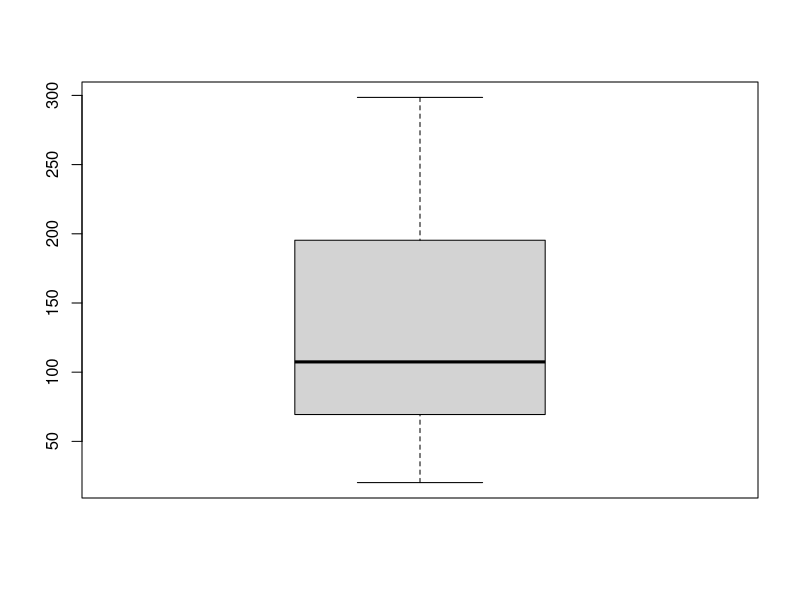
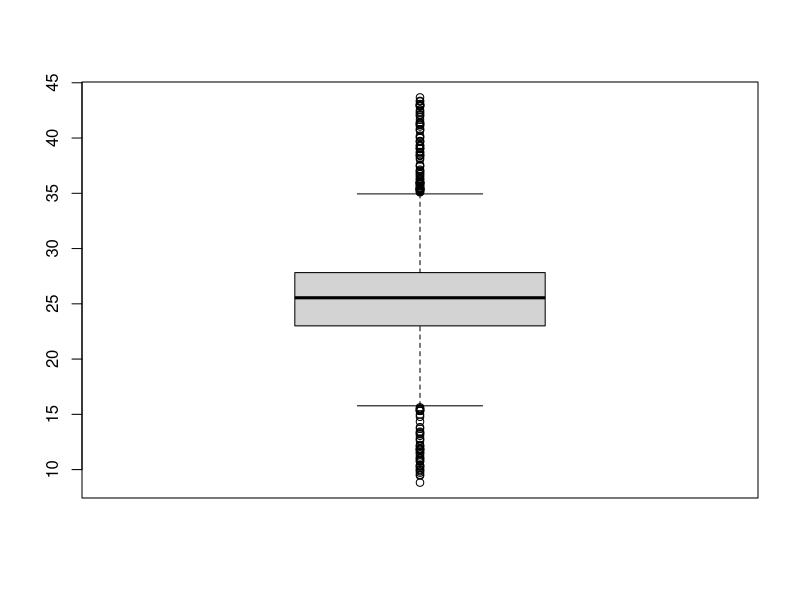
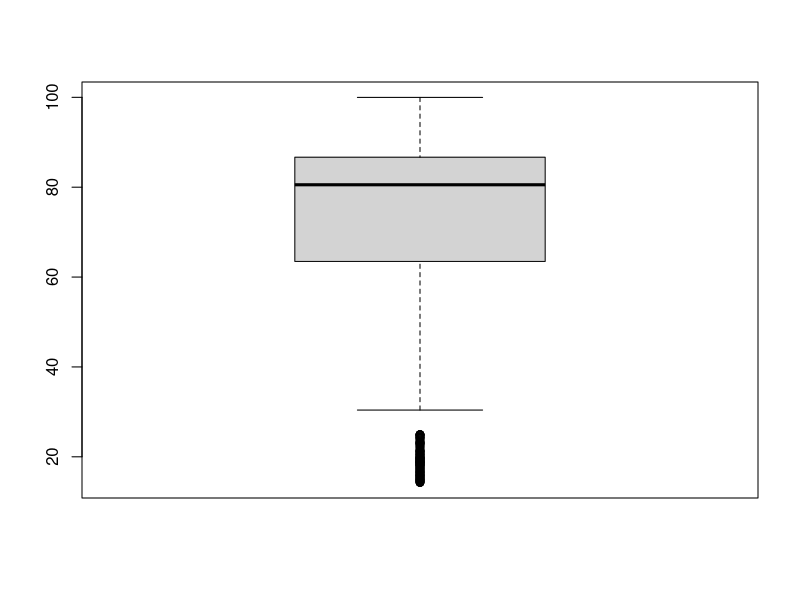
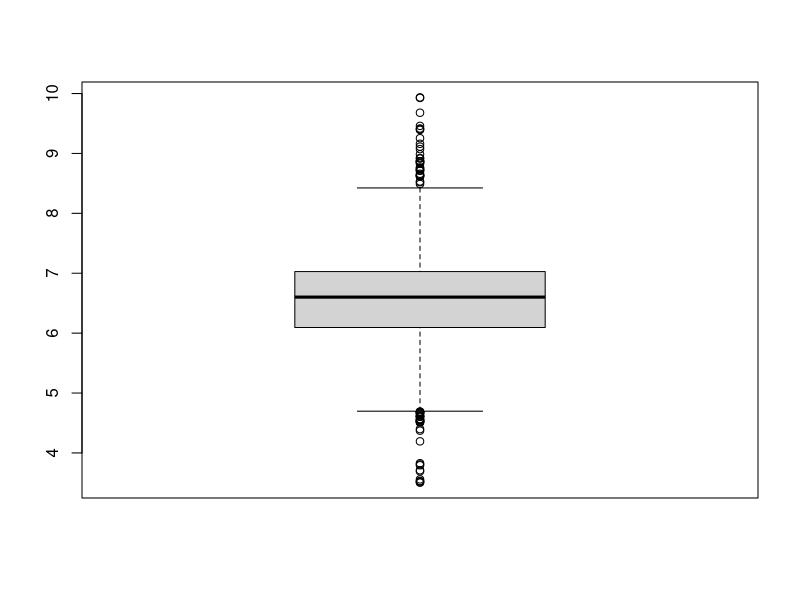

Source code (R) for these figures, in order:
rm(list = ls())

data <- read.csv("Crop_recommendation.csv")

head(data)
tail(data)

dim(data)
names(data)
str(data)

# Check missing values
colSums(is.na(data))

#duplicate values
sum(duplicated(data))

summary(data)

num_cols <- sapply(data, is.numeric)
numeric_data <- data[, num_cols]

stats <- data.frame(
  Mean = sapply(numeric_data, mean, na.rm = TRUE),
  SD = sapply(numeric_data, sd, na.rm = TRUE),
  Variance = sapply(numeric_data, var, na.rm = TRUE),
  Min = sapply(numeric_data, min, na.rm = TRUE),
  Max = sapply(numeric_data, max, na.rm = TRUE)
)

print(stats)


table(data$label)
prop.table(table(data$label))

# Boxplots
boxplot(data$rainfall)
boxplot(data$temperature)
boxplot(data$humidity)
boxplot(data$ph)

# Correlation matrix
cor_matrix <- cor(numeric_data, use = "complete.obs")
print(cor_matrix)


# Skewness
library(e1071)

sapply(numeric_data, skewness, na.rm = TRUE)

write.csv(stats, "summary_statistics.csv", row.names = TRUE)

# End
